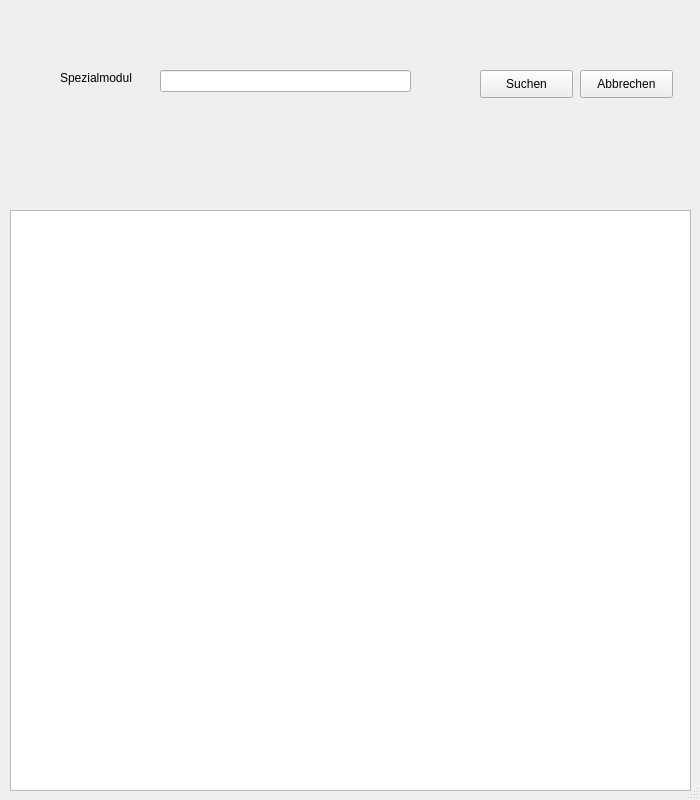
<?xml version="1.0" encoding="UTF-8"?>
<ui version="4.0">
 <class>Dialog</class>
 <widget class="QDialog" name="Dialog">
  <property name="geometry">
   <rect>
    <x>0</x>
    <y>0</y>
    <width>700</width>
    <height>800</height>
   </rect>
  </property>
  <property name="windowTitle">
   <string>Dialog</string>
  </property>
  <property name="sizeGripEnabled">
   <bool>true</bool>
  </property>
  <widget class="QLabel" name="label">
   <property name="geometry">
    <rect>
     <x>60</x>
     <y>70</y>
     <width>91</width>
     <height>16</height>
    </rect>
   </property>
   <property name="text">
    <string>Spezialmodul</string>
   </property>
  </widget>
  <widget class="QPushButton" name="pB_BEENDEN">
   <property name="geometry">
    <rect>
     <x>968</x>
     <y>11</y>
     <width>93</width>
     <height>29</height>
    </rect>
   </property>
   <property name="text">
    <string>Beenden</string>
   </property>
   <property name="icon">
    <iconset>
     <normaloff>../../../_Symbole/Icons/computer/MSGBOX01.ICO</normaloff>../../../_Symbole/Icons/computer/MSGBOX01.ICO</iconset>
   </property>
  </widget>
  <widget class="QLineEdit" name="le_suche">
   <property name="geometry">
    <rect>
     <x>160</x>
     <y>70</y>
     <width>251</width>
     <height>22</height>
    </rect>
   </property>
  </widget>
  <widget class="QTableWidget" name="tableWidget">
   <property name="geometry">
    <rect>
     <x>10</x>
     <y>210</y>
     <width>681</width>
     <height>581</height>
    </rect>
   </property>
  </widget>
  <widget class="QPushButton" name="btn_suchen">
   <property name="geometry">
    <rect>
     <x>480</x>
     <y>70</y>
     <width>93</width>
     <height>28</height>
    </rect>
   </property>
   <property name="text">
    <string>Suchen</string>
   </property>
  </widget>
  <widget class="QPushButton" name="btn_abbrechen">
   <property name="geometry">
    <rect>
     <x>580</x>
     <y>70</y>
     <width>93</width>
     <height>28</height>
    </rect>
   </property>
   <property name="text">
    <string>Abbrechen</string>
   </property>
  </widget>
 </widget>
 <resources/>
 <connections/>
</ui>
